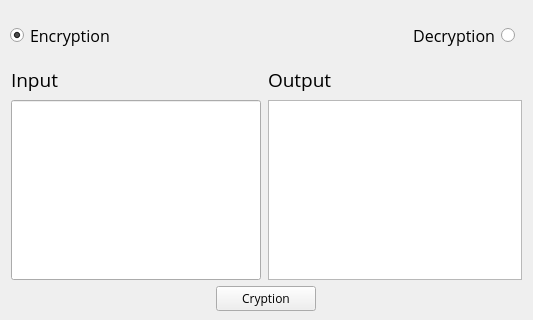
<?xml version="1.0" encoding="UTF-8"?>
<ui version="4.0">
 <class>MainWindow</class>
 <widget class="QMainWindow" name="MainWindow">
  <property name="enabled">
   <bool>true</bool>
  </property>
  <property name="geometry">
   <rect>
    <x>0</x>
    <y>0</y>
    <width>533</width>
    <height>320</height>
   </rect>
  </property>
  <property name="minimumSize">
   <size>
    <width>0</width>
    <height>320</height>
   </size>
  </property>
  <property name="maximumSize">
   <size>
    <width>16777215</width>
    <height>320</height>
   </size>
  </property>
  <property name="windowTitle">
   <string>MainWindow</string>
  </property>
  <widget class="QWidget" name="centralwidget">
   <layout class="QVBoxLayout" name="verticalLayout">
    <item>
     <widget class="QWidget" name="horizontalWidget" native="true">
      <property name="sizePolicy">
       <sizepolicy hsizetype="Preferred" vsizetype="Fixed">
        <horstretch>0</horstretch>
        <verstretch>0</verstretch>
       </sizepolicy>
      </property>
      <property name="minimumSize">
       <size>
        <width>0</width>
        <height>40</height>
       </size>
      </property>
      <property name="maximumSize">
       <size>
        <width>16777215</width>
        <height>40</height>
       </size>
      </property>
      <layout class="QHBoxLayout" name="horizontalLayout">
       <property name="sizeConstraint">
        <enum>QLayout::SetMinimumSize</enum>
       </property>
       <property name="leftMargin">
        <number>1</number>
       </property>
       <item alignment="Qt::AlignTop">
        <widget class="QRadioButton" name="rb_encryption">
         <property name="sizePolicy">
          <sizepolicy hsizetype="Fixed" vsizetype="Fixed">
           <horstretch>0</horstretch>
           <verstretch>0</verstretch>
          </sizepolicy>
         </property>
         <property name="font">
          <font>
           <family>Open Sans</family>
           <pointsize>12</pointsize>
          </font>
         </property>
         <property name="text">
          <string>Encryption</string>
         </property>
         <property name="checked">
          <bool>true</bool>
         </property>
        </widget>
       </item>
       <item alignment="Qt::AlignTop">
        <widget class="QRadioButton" name="rb_decryption">
         <property name="font">
          <font>
           <family>Open Sans</family>
           <pointsize>12</pointsize>
          </font>
         </property>
         <property name="layoutDirection">
          <enum>Qt::RightToLeft</enum>
         </property>
         <property name="text">
          <string>Decryption</string>
         </property>
        </widget>
       </item>
      </layout>
     </widget>
    </item>
    <item>
     <layout class="QGridLayout" name="mainfield">
      <property name="leftMargin">
       <number>2</number>
      </property>
      <property name="rightMargin">
       <number>2</number>
      </property>
      <property name="bottomMargin">
       <number>0</number>
      </property>
      <property name="spacing">
       <number>7</number>
      </property>
      <item row="0" column="1">
       <widget class="QLabel" name="label_OUT">
        <property name="font">
         <font>
          <family>Open Sans</family>
          <pointsize>14</pointsize>
         </font>
        </property>
        <property name="text">
         <string>Output</string>
        </property>
        <property name="alignment">
         <set>Qt::AlignBottom|Qt::AlignLeading|Qt::AlignLeft</set>
        </property>
       </widget>
      </item>
      <item row="0" column="0">
       <widget class="QLabel" name="label_IN">
        <property name="font">
         <font>
          <family>Open Sans</family>
          <pointsize>14</pointsize>
         </font>
        </property>
        <property name="text">
         <string>Input</string>
        </property>
        <property name="alignment">
         <set>Qt::AlignBottom|Qt::AlignLeading|Qt::AlignLeft</set>
        </property>
       </widget>
      </item>
      <item row="1" column="1">
       <widget class="QTextEdit" name="field_output">
        <property name="minimumSize">
         <size>
          <width>250</width>
          <height>180</height>
         </size>
        </property>
        <property name="maximumSize">
         <size>
          <width>16777215</width>
          <height>180</height>
         </size>
        </property>
        <property name="font">
         <font>
          <family>Open Sans</family>
          <pointsize>16</pointsize>
          <weight>50</weight>
          <bold>false</bold>
         </font>
        </property>
        <property name="focusPolicy">
         <enum>Qt::ClickFocus</enum>
        </property>
        <property name="readOnly">
         <bool>true</bool>
        </property>
       </widget>
      </item>
      <item row="1" column="0">
       <widget class="QLineEdit" name="field_input">
        <property name="sizePolicy">
         <sizepolicy hsizetype="Expanding" vsizetype="Expanding">
          <horstretch>0</horstretch>
          <verstretch>0</verstretch>
         </sizepolicy>
        </property>
        <property name="minimumSize">
         <size>
          <width>250</width>
          <height>180</height>
         </size>
        </property>
        <property name="maximumSize">
         <size>
          <width>16777215</width>
          <height>180</height>
         </size>
        </property>
        <property name="font">
         <font>
          <family>Open Sans</family>
          <pointsize>16</pointsize>
          <weight>50</weight>
          <bold>false</bold>
         </font>
        </property>
        <property name="cursor">
         <cursorShape>ArrowCursor</cursorShape>
        </property>
       </widget>
      </item>
     </layout>
    </item>
    <item alignment="Qt::AlignHCenter">
     <widget class="QPushButton" name="pb_cryption">
      <property name="minimumSize">
       <size>
        <width>100</width>
        <height>0</height>
       </size>
      </property>
      <property name="maximumSize">
       <size>
        <width>100</width>
        <height>16777215</height>
       </size>
      </property>
      <property name="font">
       <font>
        <family>Open Sans</family>
       </font>
      </property>
      <property name="text">
       <string>Cryption</string>
      </property>
     </widget>
    </item>
   </layout>
  </widget>
  <action name="actionCryption">
   <property name="text">
    <string>Cryption</string>
   </property>
  </action>
 </widget>
 <resources/>
 <connections>
  <connection>
   <sender>actionCryption</sender>
   <signal>triggered()</signal>
   <receiver>MainWindow</receiver>
   <slot>cryption()</slot>
   <hints>
    <hint type="sourcelabel">
     <x>-1</x>
     <y>-1</y>
    </hint>
    <hint type="destinationlabel">
     <x>254</x>
     <y>136</y>
    </hint>
   </hints>
  </connection>
  <connection>
   <sender>pb_cryption</sender>
   <signal>clicked()</signal>
   <receiver>actionCryption</receiver>
   <slot>trigger()</slot>
   <hints>
    <hint type="sourcelabel">
     <x>254</x>
     <y>225</y>
    </hint>
    <hint type="destinationlabel">
     <x>-1</x>
     <y>-1</y>
    </hint>
   </hints>
  </connection>
 </connections>
 <slots>
  <slot>cryption()</slot>
  <slot>change_size()</slot>
 </slots>
</ui>
